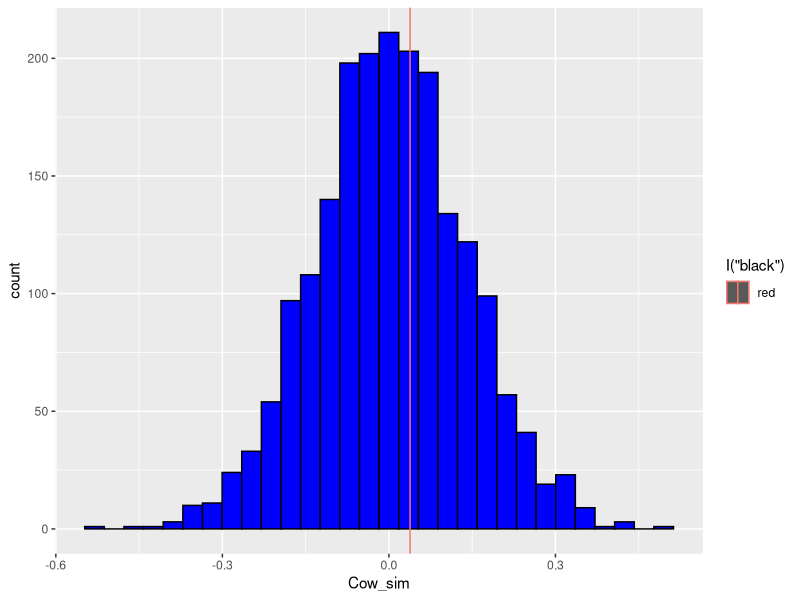

Generate this figure with R:
## ---- chunk 1
my_vec <- rep(c(0,1,2),150) # creating a numeric vector
counter <- 0

# a loop to calculate number of zeroes in my_ved
for(i in seq_along(my_vec)){
  if(my_vec[i]==0)
    counter <- counter+1
  
}
print(counter)
## ---- chunk 2
zeros <- sum(my_vec == 0)
print(zeros)
length(my_vec[my_vec==0]) # another method
## ---- chunk 3
# -----------------------------------------
# FUNCTION mat_rc
# description: matrix with each element as a product of row number and column number
# inputs: two integers x and y as rows and column of matrix m
# outputs: matrix of dimension x*y
###########################################
a <- 5
b <- 8
mat_rc <- function(x=a,
                   y=b){

m <- matrix(nrow = x, ncol = y)
  for(i in 1:nrow(m)) {
    for(j in 1:ncol(m)) {
      m[i,j] <- i*j
    } # close j loop
  } # close i loop
  return(print(m))
}   # end of mat_rc
#--------------------------------------------
mat_rc()

## ---- chunk 4
library(ggplot2)
library(TeachingDemos)

set.seed(100) # set the random number seed to repeat the analysis results

# -----------------------------------------
# FUNCTION read_data
# description: generate data for analysis
# inputs: 
# outputs: dataframe for my data on AMR 
###########################################
read_data <- function(z=NULL) {
  if (is.null(z))  {
                  Cows <- round(rnorm(mean=48,n=75,sd=3),2)
                  Humans <- round(rnorm(mean=12,n=75,sd=3),2)
                  df <- data.frame(ID=seq_along(Cows),Cows,Humans)} # set up data frame
return(df)
}
# end of read_data
#-------------------------------------------
read_data()

# alternative way for different data using class code if else

# read_data <- function(z=NULL){
#  if(is.null(z)){
#    xObs <- 1:20
#   yObs <- xObs + 5*rnorm(20)
#   dF <- data.frame(ID=seq_along(xObs),
 #                    xObs,
 #                    yObs)} else {
#                       dF <- read.table(file = z, row.names = 1, header = TRUE, sep = ",", stringsAsFactors = FALSE)}
 # return(dF)
#}
# readData() 

# -----------------------------------------
# FUNCTION get_metric
# description: calculate metric for randomization test
# inputs: 2 column data frame for linear regression
# outputs: regression slope
###########################################
get_metric <- function(z=NULL) {
 . <- lm(z[,3]~z[,2])  
    . <- summary(.) 
    . <- .$coefficients[2,1]  
    slope <- .
    return(slope)
}

# end of get_metric
#-------------------------------------------

# -----------------------------------------
# FUNCTION shuffle_data
# description: randomize data for regression analysis
# inputs: dataframe created with 3 columns
# outputs: 3 column data frame
###########################################
shuffle_data <- function(z=NULL) {
z[,3] <- sample(z[,3])
return(z)
}
shuffle_data()
# end of shuffle_data
#-------------------------------------------

# -----------------------------------------
# FUNCTION get_pval
# description: get p value from data
# inputs: list of observed metric, and vector of simulated metrics
# outputs: lower and upper tail probability values
###########################################
get_pval <- function(z=NULL) {
pLower <- mean(z[[2]] <= z[[1]]) 
   pUpper <- mean(z[[2]] >= z[[1]])
   return(c(pLower,pUpper))
 }
get_pval()
# end of get_pval
#-------------------------------------------

# -----------------------------------------
# FUNCTION plot_ranTest
# description: ggplot of histogram of simulated values
# inputs: list of observed and simulated metrics
# outputs: save ggplot graph
###########################################
plot_ranTest <- function(z=NULL) {
 dat <- data.frame(ID=seq_along(z[[2]]),Cow_sim=z[[2]])
   p1 <- ggplot(data=dat,mapping=aes(x=Cow_sim))
   p1 + geom_histogram(mapping=aes(fill=I("blue"),color=I("black"))) +
     geom_vline(aes(xintercept=z[[1]],col="red")) 
}
# end of plot_ranTest
#-------------------------------------------
## ---- chunk 5
# Performing the randomisation test
nSim <- 2000
x_sim <- rep(NA,nSim) # vector of simulated slopes
df <- read_data()
x <- get_metric(df)
for (i in seq_len(nSim)) {
x_sim[i] <- get_metric(shuffle_data(df))
}
slopes <- list(x,x_sim)
get_pval(slopes)
plot_ranTest(slopes)
## ---- chunk 6
data_amr <- read.csv("AMR.csv", header=T)
linreg <- lm(data_amr[,3]~data_amr[,2])  
    linregSum <- summary(linreg) 
    pval <- linregSum$coefficients[2,4]  
    pval
